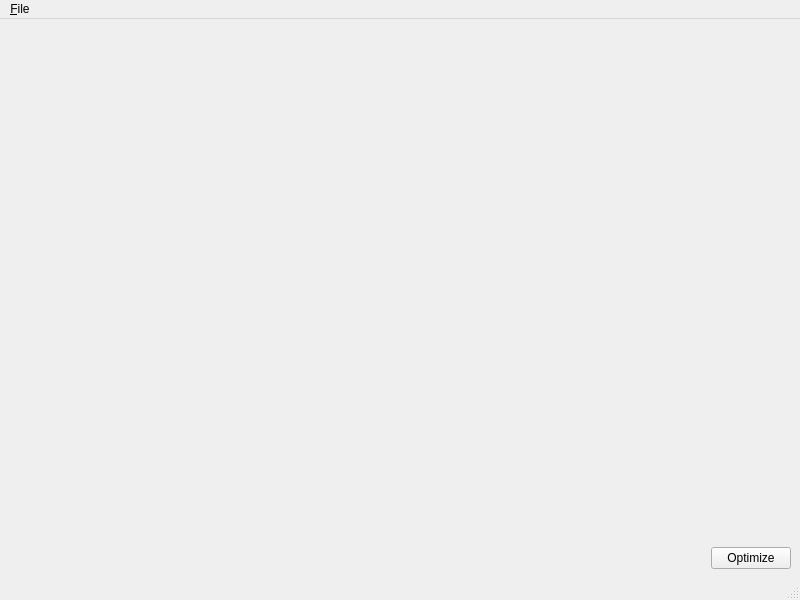
<?xml version="1.0" encoding="UTF-8"?>
<ui version="4.0">
 <class>PCMGlobalsWindow</class>
 <widget class="QMainWindow" name="PCMGlobalsWindow">
  <property name="geometry">
   <rect>
    <x>0</x>
    <y>0</y>
    <width>800</width>
    <height>600</height>
   </rect>
  </property>
  <property name="windowTitle">
   <string>MainWindow</string>
  </property>
  <widget class="QWidget" name="centralwidget">
   <layout class="QGridLayout" name="gridLayout">
    <item row="0" column="0" colspan="2">
     <widget class="PCMGlobalsWidget" name="pcmGlobalsWidget" native="true"/>
    </item>
    <item row="1" column="0">
     <spacer name="horizontalSpacer">
      <property name="orientation">
       <enum>Qt::Orientation::Horizontal</enum>
      </property>
      <property name="sizeHint" stdset="0">
       <size>
        <width>693</width>
        <height>20</height>
       </size>
      </property>
     </spacer>
    </item>
    <item row="1" column="1">
     <widget class="QPushButton" name="optimizePCMButton">
      <property name="text">
       <string>Optimize</string>
      </property>
     </widget>
    </item>
   </layout>
  </widget>
  <widget class="QMenuBar" name="menubar">
   <property name="geometry">
    <rect>
     <x>0</x>
     <y>0</y>
     <width>800</width>
     <height>20</height>
    </rect>
   </property>
   <widget class="QMenu" name="menu_File">
    <property name="title">
     <string>&amp;File</string>
    </property>
    <addaction name="actionOpen"/>
    <addaction name="actionReset"/>
    <addaction name="separator"/>
    <addaction name="actionClose"/>
   </widget>
   <addaction name="menu_File"/>
  </widget>
  <widget class="QStatusBar" name="statusbar"/>
  <action name="actionOpen">
   <property name="text">
    <string>&amp;Open</string>
   </property>
  </action>
  <action name="actionReset">
   <property name="text">
    <string>&amp;Reset</string>
   </property>
  </action>
  <action name="actionClose">
   <property name="text">
    <string>&amp;Close</string>
   </property>
  </action>
 </widget>
 <customwidgets>
  <customwidget>
   <class>PCMGlobalsWidget</class>
   <extends>QWidget</extends>
   <header>globals/pcmglobalswidget.h</header>
   <container>1</container>
  </customwidget>
 </customwidgets>
 <resources/>
 <connections/>
</ui>
